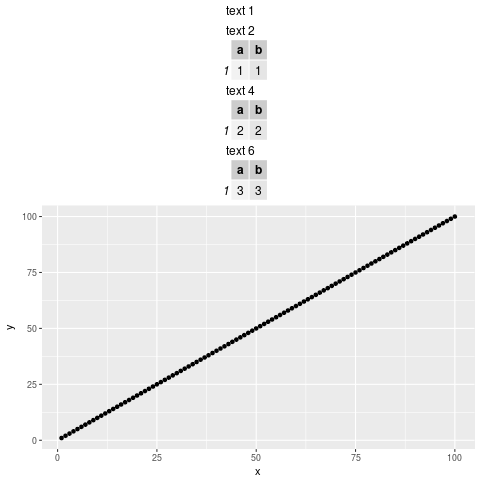

R code for this plot:
library(ggplot2)
library(grid)
library(gridExtra)
x <- data.frame(x=c(1:100), y=c(1:100))
x_t1 <- data.frame(a = 1, b = 1)
x_t2 <- data.frame(a = 2, b = 2)
x_t3 <- data.frame(a = 3, b = 3)
x_grobs <- list(
  textGrob("text 1"),  # 1
  textGrob("text 2"),  # 1
  tableGrob(x_t1),     # 3
  textGrob("text 4"),  # 4
  tableGrob(x_t2),     # 5
  textGrob("text 6"),  # 6
  tableGrob(x_t3),     # 7
  ggplotGrob(ggplot(x, aes(x, y))+geom_point())  # 8
)

x_heights <- c(1, 1, 2, 1, 2, 1, 2, 14)

x_arrgorb <- arrangeGrob(grobs = x_grobs,
                         heights = x_heights)

png("so.png")
grid.newpage()
grid.draw(x_arrgorb)
dev.off()


